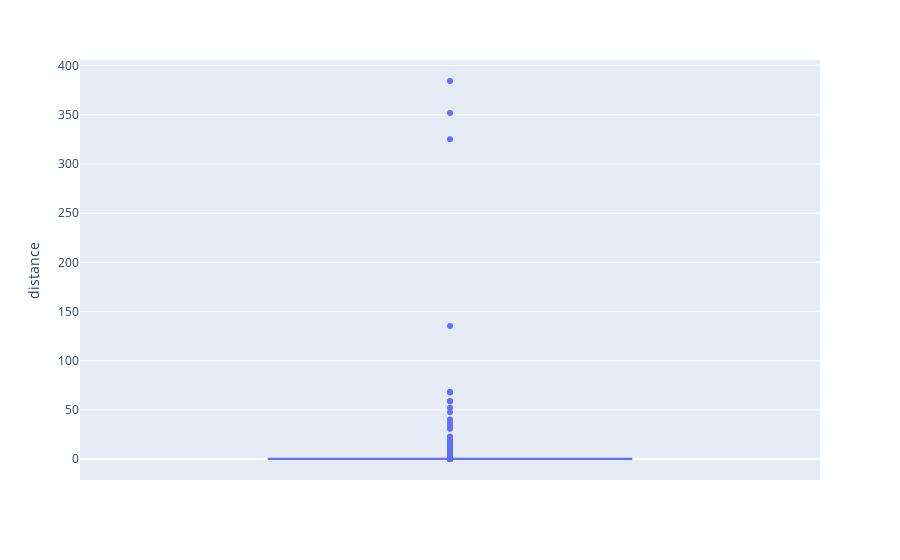

The notebook cell saved with this chart:
### Code cell
import plotly.express as px

fig = px.box(df, y = 'distance')
fig.show()

### Figure 1 — Plotly figure (JSON) as saved in the notebook; plotly's stock layout.template omitted (floating-point values rounded to 4 significant figures; data arrays with more than 128 entries replaced by an {"elided": "..."} marker saying what was removed)
{"data": [{"alignmentgroup": "True", "hovertemplate": "distance=%{y}<extra></extra>", "legendgroup": "", "marker": {"color": "#636efa"}, "name": "", "notched": false, "offsetgroup": "", "orientation": "v", "showlegend": false, "type": "box", "x0": " ", "xaxis": "x", "y": {"elided": "1838 float values"}, "y0": " ", "yaxis": "y"}], "layout": {"boxmode": "group", "legend": {"tracegroupgap": 0}, "margin": {"t": 60}, "xaxis": {"anchor": "y", "domain": [0, 1]}, "yaxis": {"anchor": "x", "domain": [0, 1], "title": {"text": "distance"}}}}
